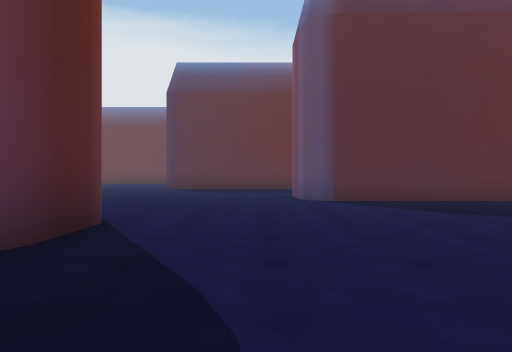
[1] (above)

24 first-person views from a walk through a scene from a Unity 3-D project. The camera is 1.2 m above the floor, looks level and sees 70° across. The floor is counted in squares, 2 m on a side. Each view is taken from the middle of a square. On the plan, view 1 faces up. The plan holds only what a view shows up to about 10 squares ahead; the rest is blank. The place goes on beyond the plan. The player character is not drawn.

[2]
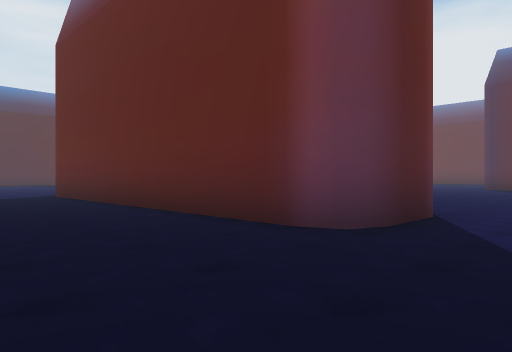

[3]
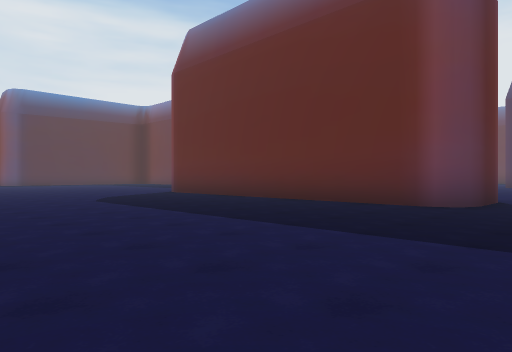

[4]
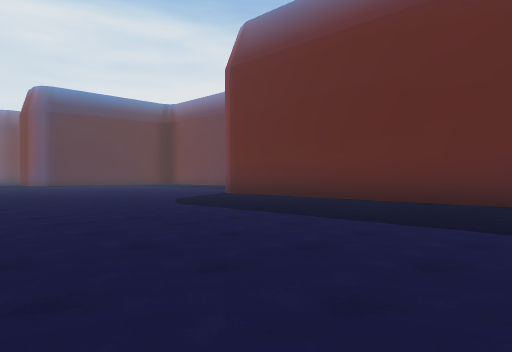

[5]
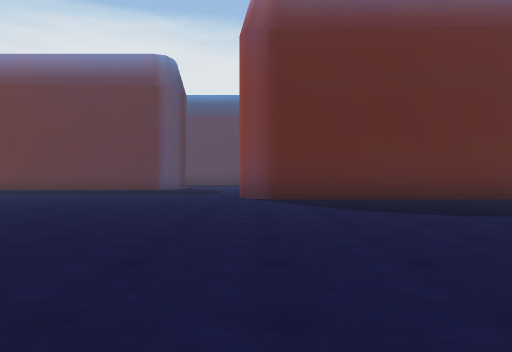

[6]
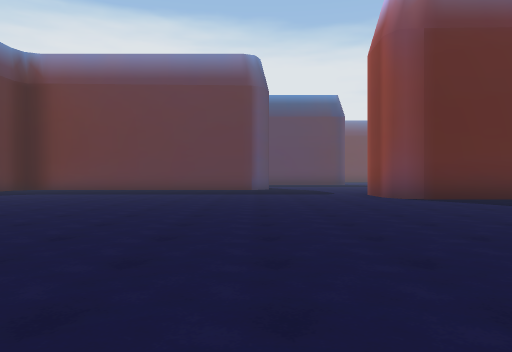

[7]
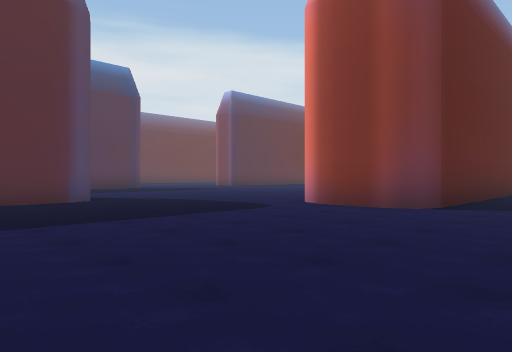

[8]
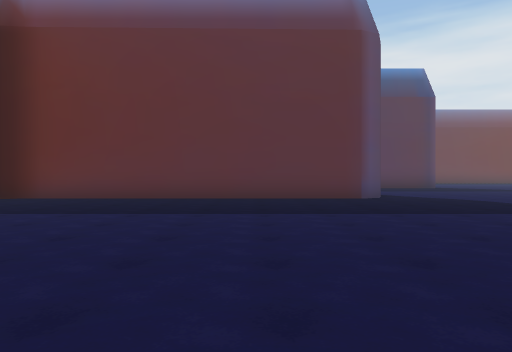

[9]
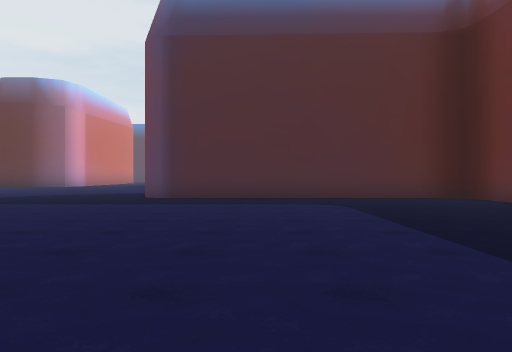

[10]
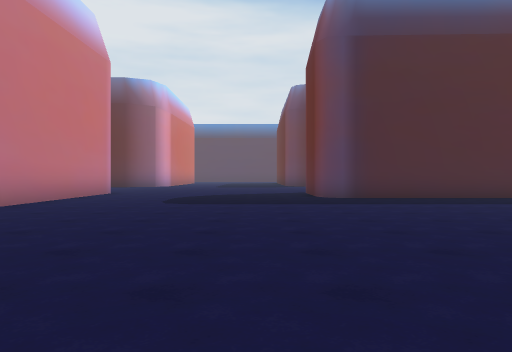

[11]
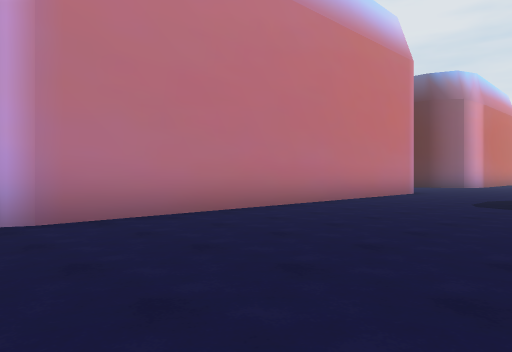

[12]
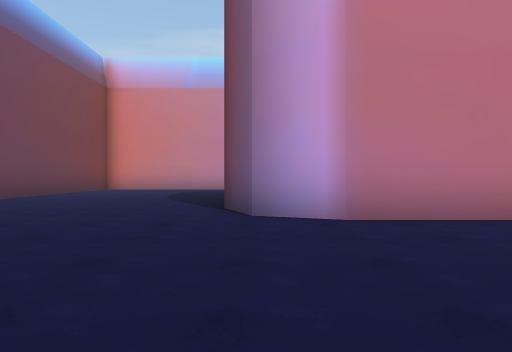

[13]
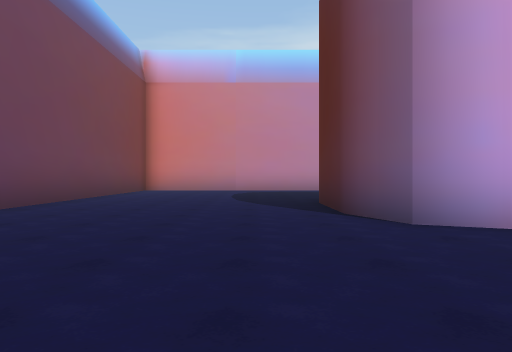

[14]
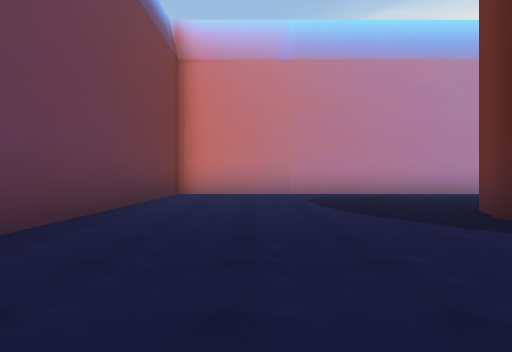

[15]
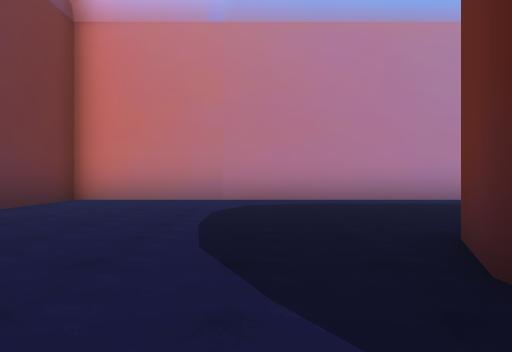

[16]
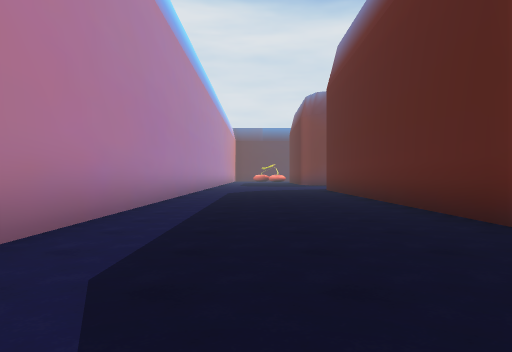

[17]
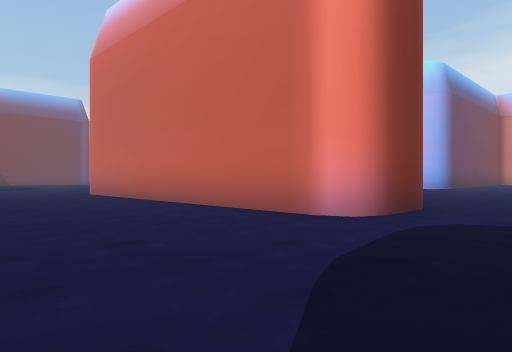

[18]
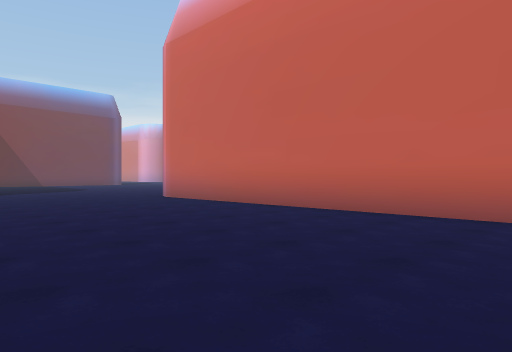

[19]
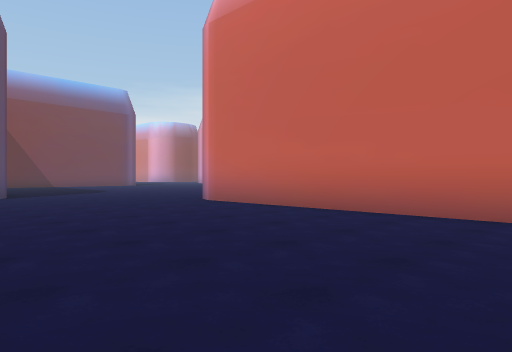

[20]
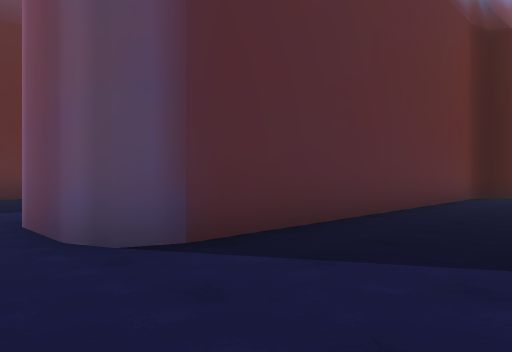

[21]
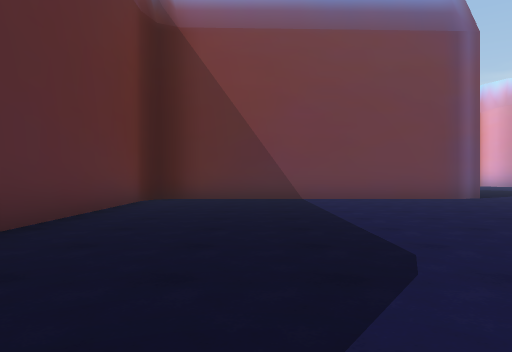

[22]
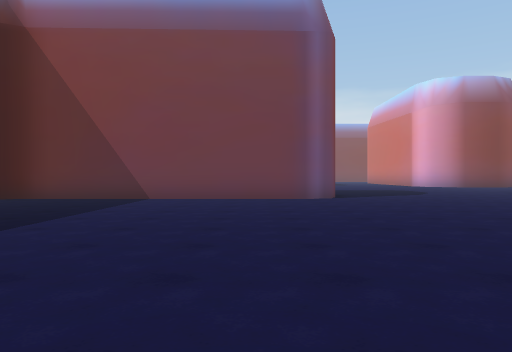

[23]
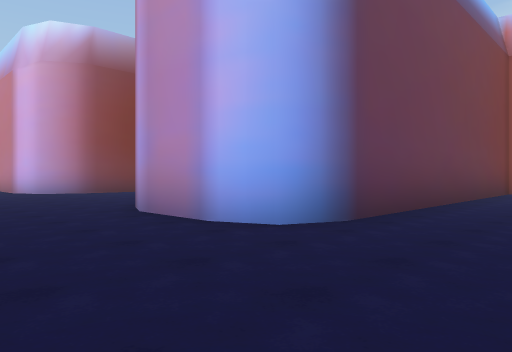

[24]
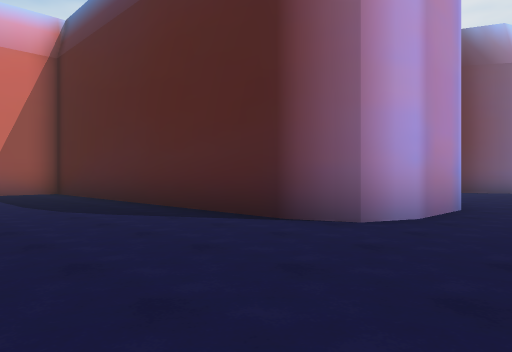

### Floor plan
Points are (right, up) in squares from view 1. A wall is a line through its corners. A room is listed if a view was taken in it or the views show most of it. See-through windows are left out.
Room 1 (views 1, 2, 3, 4, 5, 6, 7, 8, 9, 10, 11, 12, 13, 14, 15, 16, 17, 18, 19, 20, 21, 22, 23, 24)
walls: (-2, 4.6) (-2, 3.2) (-2.2, 2.6) (-2.7, 2.4) (-11.7, 2.4) (-12.2, 2.6) (-12.5, 3.2) (-12.5, 4.6) (-12.2, 5.2) (-11.7, 5.4) (-2.7, 5.4) (-2.2, 5.2); (-17.2, -13) (-23, -13); (-15.6, 9) (-16.2, 8.8) (-25.1, 8.7) (-25.7, 8.5) (-25.9, 8) (-25.9, 0.5); (11.8, 0) (11.6, 0.5) (11.6, 8) (11.4, 8.5) (10.8, 8.8) (1.9, 8.8) (1.3, 9) (1.1, 9.5) (1.1, 11); (-26, -7) (-17.2, -7) (-15.9, -7.5) (-15.4, -8.8) (-15.4, -11.2) (-16, -12.6); (-23, -18.2) (-9.4, -18.2) (-9.4, -8.3) (-9, -7.4) (-8.1, -7) (-6.2, -7) (-5.3, -7.4) (-4.9, -8.3) (-4.9, -15.2)

Positions as (right, up) in squares from view 1, and headings:
1: (0, 0), facing up
2: (0, -1), facing up-left
3: (0, -5), facing up-left
4: (-2, -6), facing up-left
5: (-12, -7), facing up
6: (-16, -7), facing up
7: (-19, 0), facing up-right
8: (-19, -1), facing up
9: (-16, 3), facing left
10: (-16, -2), facing left
11: (-16, -2), facing down-left
12: (-16, -2), facing down
13: (-14, -3), facing down
14: (-12, -6), facing down
15: (-14, -9), facing down
16: (-13, -16), facing left
17: (-15, 10), facing down-right
18: (-12, 11), facing down-right
19: (-10, 11), facing down-right
20: (0, 6), facing up-right
21: (2, 6), facing right
22: (2, 2), facing right
23: (-12, -4), facing down-right
24: (-1, -5), facing down-left
